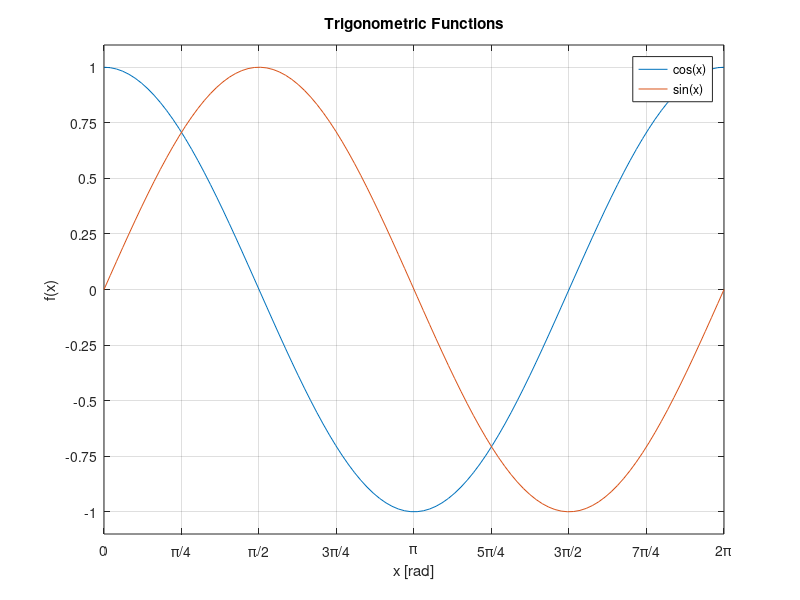

Recreate this plot in MATLAB.
x = linspace(0, 2*pi);
y1 = cos(x);
y2 = sin(x);

plot(x, y1)
hold on
plot(x, y2)
hold off

legend('cos(x)', 'sin(x)')
xlabel('x [rad]')
ylabel('f(x)')
title('Trigonometric Functions')

% Set the bounds on x and y axes
xlim([0, 2*pi])
ylim([-1.1, 1.1])

% Set the x ticks every pi/4 radians
xticks(0:pi/4:2*pi)
xticklabels({'0', '\pi/4', '\pi/2', '3\pi/4', '\pi', ...
             '5\pi/4', '3\pi/2', '7\pi/4', '2\pi'})

% Set the y ticks every 0.25
yticks(-1:0.25:1)

% Turn the grid on
grid('on')
